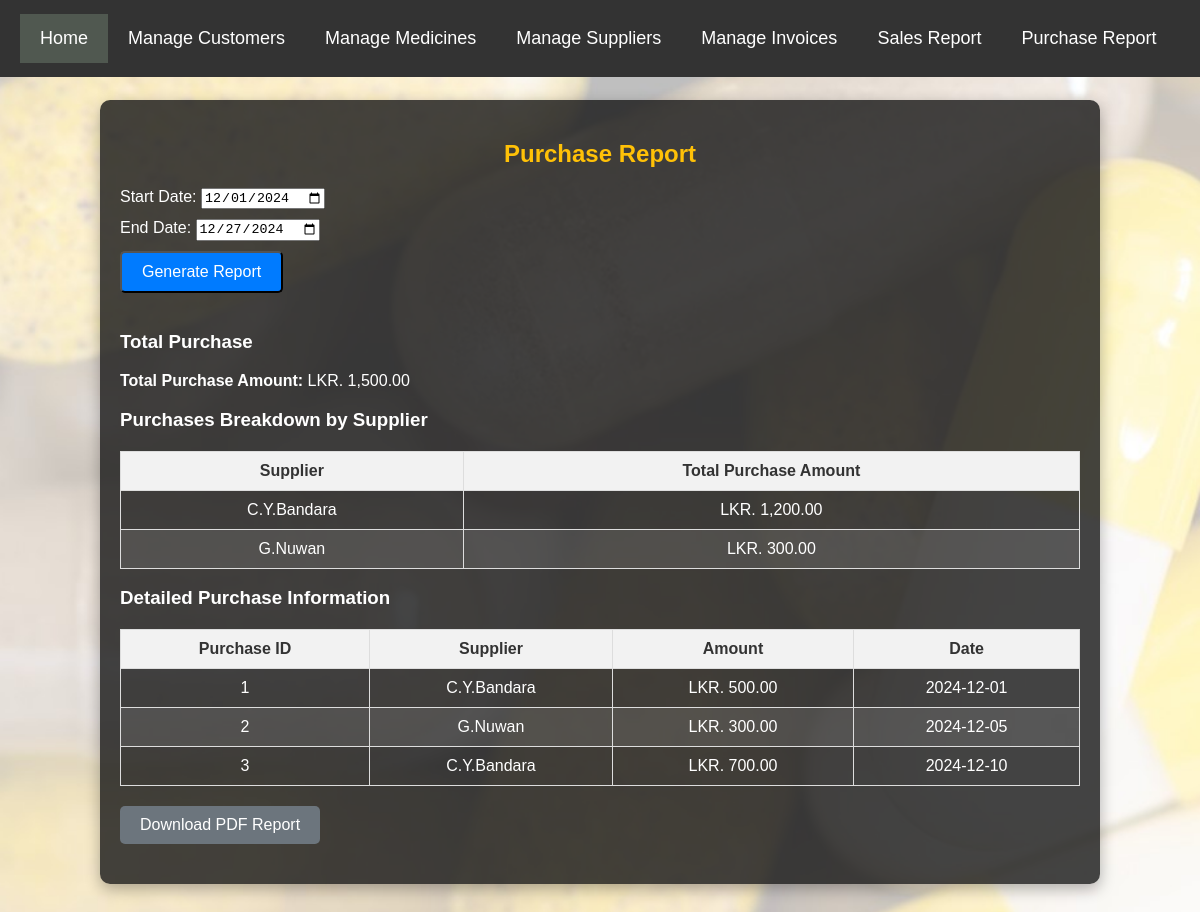
/purchase_report.php (signed in), run on the app's committed database.
### tables this page shows
CREATE TABLE `purchases` (
  `purchase_id` int(11) NOT NULL,
  `supplier_id` int(11) NOT NULL,
  `amount` decimal(10,2) NOT NULL,
  `date` date NOT NULL
);

CREATE TABLE `suppliers` (
  `supplier_id` int(11) NOT NULL,
  `name` varchar(100) DEFAULT NULL,
  `contact` varchar(20) DEFAULT NULL,
  `email` varchar(50) DEFAULT NULL
);

### public/purchase_report.php (the view, shortened to what this page needs)
<?php
include('../includes/db.php');
$start_date = isset($_POST['start_date']) ? $_POST['start_date'] : date('Y-m-01');
$end_date = isset($_POST['end_date']) ? $_POST['end_date'] : date('Y-m-d');
$total_purchase_sql = "SELECT SUM(amount) AS total_purchase FROM purchases WHERE date BETWEEN '$start_date' AND '$end_date'";
$total_purchase_result = $conn->query($total_purchase_sql);
$total_purchase = $total_purchase_result->fetch_assoc()['total_purchase'];
$purchases_by_supplier_sql = "SELECT suppliers.name AS supplier_name, SUM(purchases.amount) AS total_amount
                               FROM purchases
                               JOIN suppliers ON purchases.supplier_id = suppliers.supplier_id
                               WHERE purchases.date BETWEEN '$start_date' AND '$end_date'
                               GROUP BY suppliers.name";
$purchases_by_supplier_result = $conn->query($purchases_by_supplier_sql);
$purchase_details_sql = "SELECT purchases.purchase_id, suppliers.name AS supplier_name, purchases.amount, purchases.date
                         FROM purchases
                         JOIN suppliers ON purchases.supplier_id = suppliers.supplier_id
                         WHERE purchases.date BETWEEN '$start_date' AND '$end_date'";
$purchase_details_result = $conn->query($purchase_details_sql);
?>
<!DOCTYPE html>
<html lang="en">
<head>
</head>
<body>
<div class="navbar">
    <a href="dashboard.php" class="active">Home</a>
    <a href="manage_customer.php">Manage Customers</a>
    <a href="manage_medicine.php">Manage Medicines</a>
    <a href="manage_supplier.php">Manage Suppliers</a>
    <a href="manage_invoice.php">Manage Invoices</a>
    <a href="sales_report.php">Sales Report</a>
    <a href="purchase_report.php">Purchase Report</a>
</div>
    <div class="container">
        <h2>Purchase Report</h2>
        <form method="POST" action="">
            <div class="form-group">
                <label for="start_date">Start Date:</label>
                <input type="date" name="start_date" id="start_date" value="<?php echo $start_date; ?>" class="form-control" style="margin-bottom: 10px;">
            </div>
            <div class="form-group">
                <label for="end_date">End Date:</label>
                <input type="date" name="end_date" id="end_date" value="<?php echo $end_date; ?>" class="form-control" style="margin-bottom: 10px;">
            </div>
            <button type="submit" class="btn btn-primary">Generate Report</button>
        </form>
        <h3>Total Purchase</h3>
        <p><strong>Total Purchase Amount:</strong> LKR. <?php echo number_format($total_purchase, 2); ?></p>
        <h3>Purchases Breakdown by Supplier</h3>
        <table class="table">
            <thead>
                <tr>
                    <th>Supplier</th>
                    <th>Total Purchase Amount</th>
                </tr>
            </thead>
            <tbody>
                <?php
                if ($purchases_by_supplier_result->num_rows > 0) {
                    while ($row = $purchases_by_supplier_result->fetch_assoc()) {
                        echo "<tr>";
                        echo "<td>" . $row['supplier_name'] . "</td>";
                        echo "<td>LKR. " . number_format($row['total_amount'], 2) . "</td>";
                        echo "</tr>";
                    }
                } else {
                    echo "<tr><td colspan='2'>No purchase data found for this period.</td></tr>";
                }
                ?>
            </tbody>
        </table>
        <h3>Detailed Purchase Information</h3>
        <table class="table">
            <thead>
                <tr>
                    <th>Purchase ID</th>
                    <th>Supplier</th>
                    <th>Amount</th>
                    <th>Date</th>
                </tr>
            </thead>
            <tbody>
                <?php
                if ($purchase_details_result->num_rows > 0) {
                    while ($row = $purchase_details_result->fetch_assoc()) {
                        echo "<tr>";
                        echo "<td>" . $row['purchase_id'] . "</td>";
                        echo "<td>" . $row['supplier_name'] . "</td>";
                        echo "<td>LKR. " . number_format($row['amount'], 2) . "</td>";
                        echo "<td>" . $row['date'] . "</td>";
                        echo "</tr>";
                    }
                } else {
                    echo "<tr><td colspan='4'>No detailed purchase data found for this period.</td></tr>";
                }
                ?>
            </tbody>
        </table>
        <a href="generate_purchase_report_pdf.php?start_date=<?php echo $start_date; ?>&end_date=<?php echo $end_date; ?>" class="btn btn-secondary" style="margin-top: 20px;">Download PDF Report</a>
    </div>
</body>
</html>

### public/purchase_report.php (style rules this page uses)
body { background-image: url('../images/cap.jpg'); background-repeat: no-repeat; background-attachment: fixed; background-size: cover; background-position: center; font-family: Verdana, sans-serif; color: #fff; margin: 0; padding: 0; }
.container { width: 80%; margin: 100px auto; padding: 20px; background-color: rgba(22, 22, 22, 0.8); border-radius: 10px; box-shadow: 0 5px 15px rgba(0, 0, 0, 0.3); }
h2 { text-align: center; color: #ffc107; margin-bottom: 20px; }
.btn { display: inline-block; padding: 10px 20px; font-size: 16px; color: #fff; text-decoration: none; border-radius: 5px; margin-bottom: 20px; transition: background-color 0.3s ease; }
.btn-primary { background-color: #007bff; }
.btn-secondary { background-color: #6c757d; }
.table { width: 100%; border-collapse: collapse; margin-top: 20px; }
.table th, .table td { border: 1px solid #ddd; padding: 10px; text-align: center; }
.table th { background-color: #f2f2f2; color: #333; }
.table tr:nth-child(even) { background-color: rgba(255, 255, 255, 0.1); }
.table td { color: #fff; }
.navbar { background-color: #333; overflow: hidden; padding: 14px 20px; position: fixed; width: 100%; top: 0; left: 0; z-index: 9999; }
.navbar a { float: left; display: block; color: #fff; text-align: center; padding: 14px 20px; text-decoration: none; font-size: 18px; font-family: Verdana, sans-serif; }
.navbar a.active { background-color: #505850; color: white; }

### data on the page
purchases: purchase_id "1", supplier.name "C.Y.Bandara", amount "500.00", date "2024-12-01"
purchases: purchase_id "2", supplier.name "G.Nuwan", amount "300.00", date "2024-12-05"
purchases: purchase_id "3", supplier.name "C.Y.Bandara", amount "700.00", date "2024-12-10"

### other printed values
$total_purchase "1,500.00"
$row['supplier_name'] "C.Y.Bandara"
$row['total_amount'] "1,200.00"
$row['supplier_name'] "G.Nuwan"
$row['total_amount'] "300.00"
